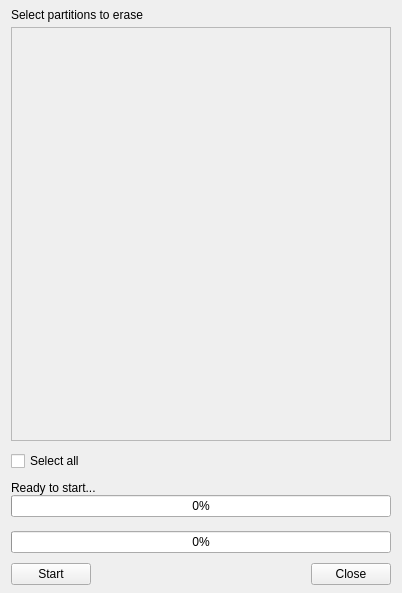
<?xml version="1.0" encoding="UTF-8"?>
<ui version="4.0">
 <class>partitionListWidget</class>
 <widget class="QWidget" name="partitionListWidget">
  <property name="geometry">
   <rect>
    <x>0</x>
    <y>0</y>
    <width>402</width>
    <height>593</height>
   </rect>
  </property>
  <property name="windowTitle">
   <string>Erase partition(s)</string>
  </property>
  <layout class="QGridLayout" name="gridLayout">
   <property name="topMargin">
    <number>8</number>
   </property>
   <property name="bottomMargin">
    <number>8</number>
   </property>
   <property name="spacing">
    <number>0</number>
   </property>
   <item row="10" column="0">
    <spacer name="verticalSpacer_2">
     <property name="orientation">
      <enum>Qt::Vertical</enum>
     </property>
     <property name="sizeType">
      <enum>QSizePolicy::Fixed</enum>
     </property>
     <property name="sizeHint" stdset="0">
      <size>
       <width>20</width>
       <height>10</height>
      </size>
     </property>
    </spacer>
   </item>
   <item row="4" column="0">
    <widget class="QCheckBox" name="SelectAllCheckbox">
     <property name="text">
      <string>Select all</string>
     </property>
    </widget>
   </item>
   <item row="7" column="0">
    <widget class="QProgressBar" name="partProgress">
     <property name="value">
      <number>0</number>
     </property>
    </widget>
   </item>
   <item row="9" column="0">
    <widget class="QProgressBar" name="fullProgress">
     <property name="value">
      <number>0</number>
     </property>
    </widget>
   </item>
   <item row="8" column="0">
    <widget class="QLabel" name="fullProgressText">
     <property name="text">
      <string/>
     </property>
    </widget>
   </item>
   <item row="2" column="0">
    <widget class="QScrollArea" name="partitionList">
     <property name="verticalScrollBarPolicy">
      <enum>Qt::ScrollBarAsNeeded</enum>
     </property>
     <property name="horizontalScrollBarPolicy">
      <enum>Qt::ScrollBarAsNeeded</enum>
     </property>
     <property name="sizeAdjustPolicy">
      <enum>QAbstractScrollArea::AdjustToContentsOnFirstShow</enum>
     </property>
     <property name="widgetResizable">
      <bool>true</bool>
     </property>
     <widget class="QWidget" name="scrollAreaWidgetContents">
      <property name="geometry">
       <rect>
        <x>0</x>
        <y>0</y>
        <width>382</width>
        <height>389</height>
       </rect>
      </property>
     </widget>
    </widget>
   </item>
   <item row="3" column="0">
    <spacer name="verticalSpacer">
     <property name="orientation">
      <enum>Qt::Vertical</enum>
     </property>
     <property name="sizeType">
      <enum>QSizePolicy::Fixed</enum>
     </property>
     <property name="sizeHint" stdset="0">
      <size>
       <width>20</width>
       <height>10</height>
      </size>
     </property>
    </spacer>
   </item>
   <item row="0" column="0">
    <widget class="QLabel" name="title">
     <property name="text">
      <string>Select partitions to erase</string>
     </property>
     <property name="alignment">
      <set>Qt::AlignLeading|Qt::AlignLeft|Qt::AlignTop</set>
     </property>
    </widget>
   </item>
   <item row="6" column="0">
    <widget class="QLabel" name="partProgressText">
     <property name="text">
      <string>Ready to start...</string>
     </property>
    </widget>
   </item>
   <item row="1" column="0">
    <spacer name="verticalSpacer_3">
     <property name="orientation">
      <enum>Qt::Vertical</enum>
     </property>
     <property name="sizeType">
      <enum>QSizePolicy::Fixed</enum>
     </property>
     <property name="sizeHint" stdset="0">
      <size>
       <width>20</width>
       <height>5</height>
      </size>
     </property>
    </spacer>
   </item>
   <item row="5" column="0">
    <spacer name="verticalSpacer_4">
     <property name="orientation">
      <enum>Qt::Vertical</enum>
     </property>
     <property name="sizeType">
      <enum>QSizePolicy::Fixed</enum>
     </property>
     <property name="sizeHint" stdset="0">
      <size>
       <width>20</width>
       <height>10</height>
      </size>
     </property>
    </spacer>
   </item>
   <item row="11" column="0">
    <layout class="QHBoxLayout" name="horizontalLayout">
     <item>
      <widget class="QPushButton" name="startBtn">
       <property name="text">
        <string>Start</string>
       </property>
      </widget>
     </item>
     <item>
      <spacer name="horizontalSpacer">
       <property name="orientation">
        <enum>Qt::Horizontal</enum>
       </property>
       <property name="sizeHint" stdset="0">
        <size>
         <width>40</width>
         <height>20</height>
        </size>
       </property>
      </spacer>
     </item>
     <item>
      <widget class="QPushButton" name="closeBtn">
       <property name="text">
        <string>Close</string>
       </property>
      </widget>
     </item>
    </layout>
   </item>
  </layout>
 </widget>
 <resources/>
 <connections/>
</ui>
